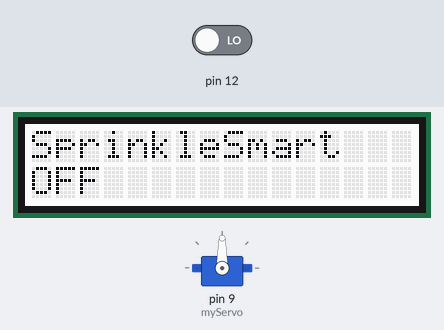
Bench run of a sketch on a simulated Arduino Uno, built with avr-gcc and run on an emulated ATmega328P. Shown: servo, 16×2 character LCD. Inputs (shaded band) come from the test bench; at power-on: pin 12 LOW.

Above: at 1.2 s.
1.3 s: pin 12 driven HIGH
At 1.49 s:
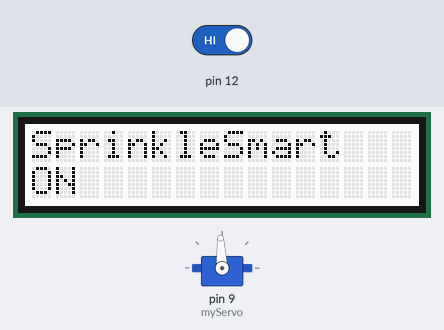
At 3.4 s:
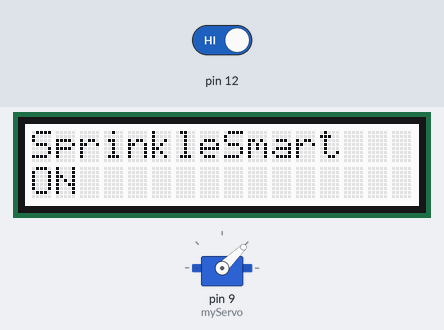
Timing chart, 0 to 12.1 s (numbered marks = the images above; inputs shaded):
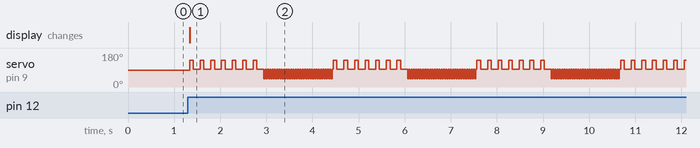

Measured:
- after the input at 1.3 s, servo on pin 9 (myServo): 90° → 141° at once, then moves between 44° and 141°, repeating every 3.1 s; the display: changes at once (image 1)

The sketch:

FinalHackv2.ino
```cpp
#include <Wire.h>
#include <Adafruit_RGBLCDShield.h>
#include <utility/Adafruit_MCP23017.h>
#include <Servo.h>

// The shield uses the I2C SCL and SDA pins. On classic Arduinos
// this is Analog 4 and 5 so you can't use those for analogRead() anymore
// However, you can connect other I2C sensors to the I2C bus and share
// the I2C bus.
Adafruit_RGBLCDShield lcd = Adafruit_RGBLCDShield();

#define WHITE 0x7
Servo myServo;
int pos = 1500;
int threshold = 3;
int highAtTwelve = 0;

void setup() {
  myServo.attach(9);
  Serial.begin(9600);
  lcd.begin(16, 2); // set up the LCD's number of columns and rows:

  int time = millis();
  lcd.print("SprinkleSmart");
  time = millis() - time;
  //Serial.print("Took "); Serial.print(time); Serial.println(" ms");
  lcd.setBacklight(WHITE);
  highAtTwelve = digitalRead(12);
}

void loop() {
  lcd.setCursor(0, 1); // set the cursor to column 0, line 1
  int numSecs = millis()/1000;
  //lcd.print(numSecs); // print the number of seconds since reset:


  if (highAtTwelve == HIGH) {
    lcd.clear();
    lcd.print("SprinkleSmart");
    lcd.setCursor(0, 1);
    lcd.print("ON");
    for (int k=0; k<5; k++) {
      for (int i=0; i<7; i++)
        spray();
      for (int i=0; i<30; i++)
        retract();
    }
  }

  else {
  lcd.clear();
  lcd.print("SprinkleSmart");
  lcd.setCursor(0, 1);
  lcd.print("OFF");
  }
  highAtTwelve = digitalRead(12);
}

void spray() {
  myServo.writeMicroseconds(pos+500);
  delay(80);
  myServo.writeMicroseconds(pos);
  delay(150);
}

void retract() {
  myServo.writeMicroseconds(pos-500);
  delay(25);
  myServo.writeMicroseconds(pos);
  delay(25);
}
```
